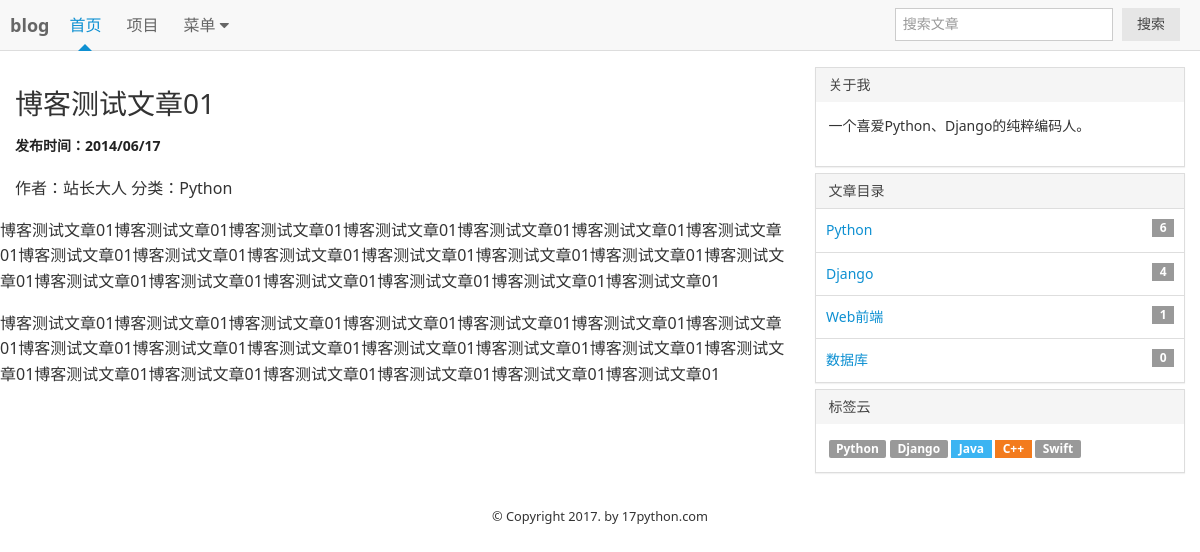
The page /blog/1 on the database its author committed.
### myblog/models.py (models this page shows, shortened)
class Article(models.Model):
    title = models.CharField(max_length=50, verbose_name = '文章标题', default = '')#创建标题
    article_synopsis = models.TextField(verbose_name=u'日志简介', default='')
    content = models.TextField(verbose_name = '博客正文', default = '')
    category = models.ForeignKey(Category, verbose_name = '所属分类', default = '')
    tag = models.CharField(max_length=50, verbose_name=u'日志标签', default='')
    user = models.ForeignKey(settings.AUTH_USER_MODEL, verbose_name='文章作者', null=True, blank=True)
    create_time = models.DateTimeField(verbose_name='文章创建时间', auto_now_add=True,)
    update_time= models.DateTimeField(verbose_name=u'更新时间',  auto_now=True)
    class Meta:
        verbose_name = u'博客文章'
        verbose_name_plural = verbose_name

class UserProfile(AbstractUser):
    nick_name = models.CharField(max_length=24, verbose_name='用户昵称', default='')
    gender = models.CharField(max_length=10, choices=(('1','男'),('0','女')), default='1', verbose_name='用户性别')
    birday = models.DateField(verbose_name='用户生日',null=True, blank = True)
    mobile = models.CharField(max_length=11, null=True, blank=True,verbose_name='电话号码')
    address = models.CharField(max_length=200, verbose_name="用户地址", default='')
    detail = models.CharField(max_length=200, verbose_name="个人简介", default='')
    class Meta(AbstractUser.Meta):
        verbose_name=u'用户表'
        verbose_name_plural = verbose_name

class Category(models.Model):
    title = models.CharField(max_length=20, verbose_name = '分类名称', default = '')
    daitail = models.CharField(max_length=100, verbose_name='分类介绍', default='')
    icon = models.CharField(max_length=100, verbose_name='分类图标', default='')
    sort_id = models.IntegerField(verbose_name='分类排序', default=99)
    class Meta:
        verbose_name = u'博客分类'
        verbose_name_plural = verbose_name
    def __str__(self):
        return self.title

### myblog/views.py (the view)
# urls.py: 2. Add a URL to urlpatterns:  url(r'^blog/', include('blog.urls'))
def blog(request,id):
    article = Article.objects.get(pk=id)#博文数据
    return render(request, 'blog.html', {'article':article,})

### myblog/blog_context.py (called while the page is built)
def blog_info(request):
    userinfo = UserProfile.objects.get(pk=1)#站长资料
    siteinfo = Siteinfo.objects.get(pk=1)#blog相关资料
    categorts = Category.objects.all().order_by('sort_id')#根据排序获取所有分类
    l = Article.objects.values("tag")#获得所有文章的标签
    tags = []#所有标签数据
    for k in l :
        tlist = k["tag"].split(' ')
        for item in tlist:
            if item not in tags:
                tags.append(item)#加入list
    shuffle(tags)#重新洗牌，随机显示
    print(tags)
    tagcss =['am-radius','am-badge-primary','am-badge-secondary','am-badge-success','am-badge-warning','am-badge-danger']
    return {'userinfo':userinfo, 'siteinfo':siteinfo, 'categorts':categorts, 'tags':tags, 'tagcss':tagcss}

### myblog/templatetags/mytags.py (called while the page is built)
@register.filter
def toMarkdown(str):
    return markdown(str)

@register.filter
def cat_count(cat_id):
    return Article.objects.filter(category=cat_id).count()

### myblog/templates/blog.html (shortened to what this page needs)
{% extends 'base.html' %}
{% load mytags %}
{% block article %}
<article class="blog-main">
    <h3 class="am-article-title">
      <a href="#">{{ article.title }}</a>
    </h3>
    <h4 class="am-article-meta blog-meta">发布时间：2014/06/17</h4>
    <p>作者：{{ article.user.nick_name }} 分类：{{ article.category }}</p>
    <div class="am-g blog-content">
      {% autoescape off %}
        {{ article.content|toMarkdown }}
      {% endautoescape %}
    </div>
  </article>
{% endblock article %}

### myblog/templates/base.html (shortened to what this page needs)
{% load mytags %}
<!DOCTYPE html>
<html>
<head lang="en">
  <link rel="stylesheet" href="/static/AmazeUI-2.7.2/assets/css/amazeui.min.css"/>
</head>
<body>
<header class="am-topbar">
  <h1 class="am-topbar-brand">
    <a href="#">blog</a>
  </h1>
  <div class="am-collapse am-topbar-collapse" id="doc-topbar-collapse">
    <ul class="am-nav am-nav-pills am-topbar-nav">
      <li class="am-active"><a href="#">首页</a></li>
      <li><a href="#">项目</a></li>
      <li class="am-dropdown" data-am-dropdown>
        <a class="am-dropdown-toggle" data-am-dropdown-toggle href="javascript:;">
          菜单 <span class="am-icon-caret-down"></span>
        </a>
      </li>
    </ul>
    <form class="am-topbar-form am-topbar-left am-form-inline am-topbar-right"  action="{% url '' %}">
      <div class="am-form-group">
        <input type="text" class="am-form-field am-input-sm" placeholder="搜索文章" name="s">
      </div>
      <button type="submit" class="am-btn am-btn-default am-btn-sm">搜索</button>
    </form>
  </div>
</header>
<div class="am-g am-g-fixed blog-g-fixed">
  <div class="am-u-md-8">
        {% block article %} 文章列表内容 {% endblock article %}
  </div>
  <div class="am-u-md-4 blog-sidebar">
    <div class="am-panel-group">
      <section class="am-panel am-panel-default">
        <div class="am-panel-hd">关于我</div>
        <div class="am-panel-bd">
          <p>{{ userinfo.detail }}</p>
        </div>
      </section>
      <section class="am-panel am-panel-default">
        <div class="am-panel-hd">文章目录</div>
        <ul class="am-list blog-list">
          {% for categort in categorts %}
          <li><a href="#">{{ categort.title }}
           <span class="am-badge am-align-right">{{ categort.id|cat_count  }}</span>
          </a>
          </li>
          {% endfor %}
        </ul>
      </section>
      <section class="am-panel am-panel-default">
        <div class="am-panel-hd">标签云</div>
        <div class="am-panel-bd">
          {% for tag in tags %}
          <a href="{% url '' %}?t={{ tag }}" class="am-badge {{ tagcss | random }}">{{ tag }}</a>
          {% endfor %}
        </div>
      </section>
    </div>
  </div>
</div>
<footer class="blog-footer">
    <small>© Copyright 2017. by 17python.com </small>
</footer>
</body>
</html>

### myblog/templates/base.html (style rules this page uses)
@media only screen and (min-width: 1200px) { .blog-g-fixed { max-width: 1200px; } }
@media only screen and (min-width: 641px) { .blog-sidebar { font-size: 1.4rem; } }
.blog-main { padding: 20px 0; }
.blog-meta { font-size: 14px; margin: 10px 0 20px 0; color: #222; }
.blog-footer { padding: 10px 0; text-align: center; }

### rows shown on the page
Article: title "博客测试文章01", user.nick_name "站长大人", category "Python", content|toMarkdown "博客测试文章01博客测试文章01博客测试文章01博客测试文章01博客测试文章01博客测试文章01博客测试文章01博客测试文章01博客测试文章01博客测试文章01博客测试文章01博客测试文章01博客测试文章01博客测试文章01博客测试文章01博客测试文章01博客测试文章01博客测试文章01博客测试文章01博客测试文章01 博客测试文章01博客测试文章01博客测试文章01博客测试文章01博客测试文章01博客测试文章01博客测试文章01博客测试文章01博客测试文章01博客测试文章01博客测试文章01博客测试文章01博客测试文章01博客测试文章01博客测试文章01博客测试文章01博客测试文章01博客测试文章01博客测试文章01博客测试文章01"
UserProfile: detail "一个喜爱Python、Django的纯粹编码人。"
Category: title "Python", id|cat_count "6"
Category: title "Django", id|cat_count "4"
Category: title "Web前端", id|cat_count "1"
Category: title "数据库", id|cat_count "0"

### other values the page prints
{{ tag }} "Python" "Django" "Java" "C++" "Swift"
